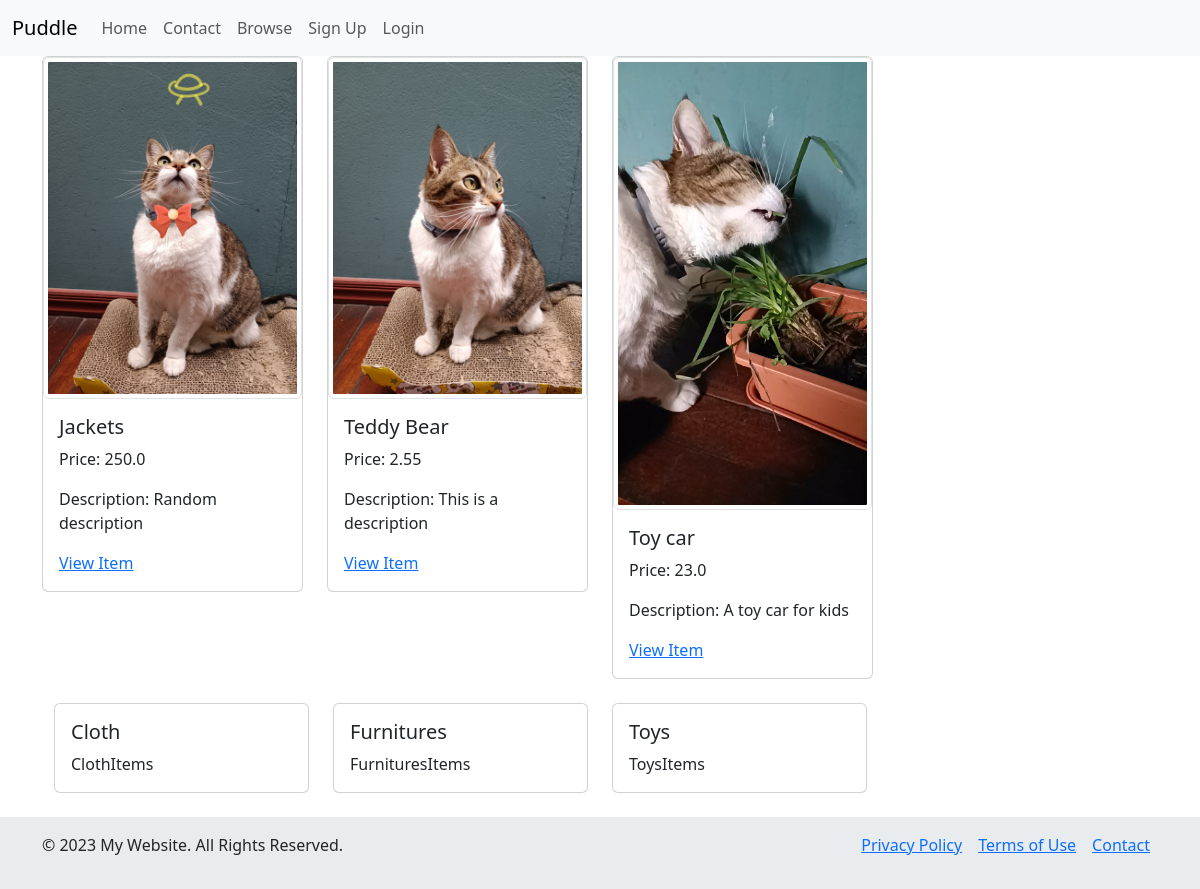
/, run on an earlier commit of the app's database.
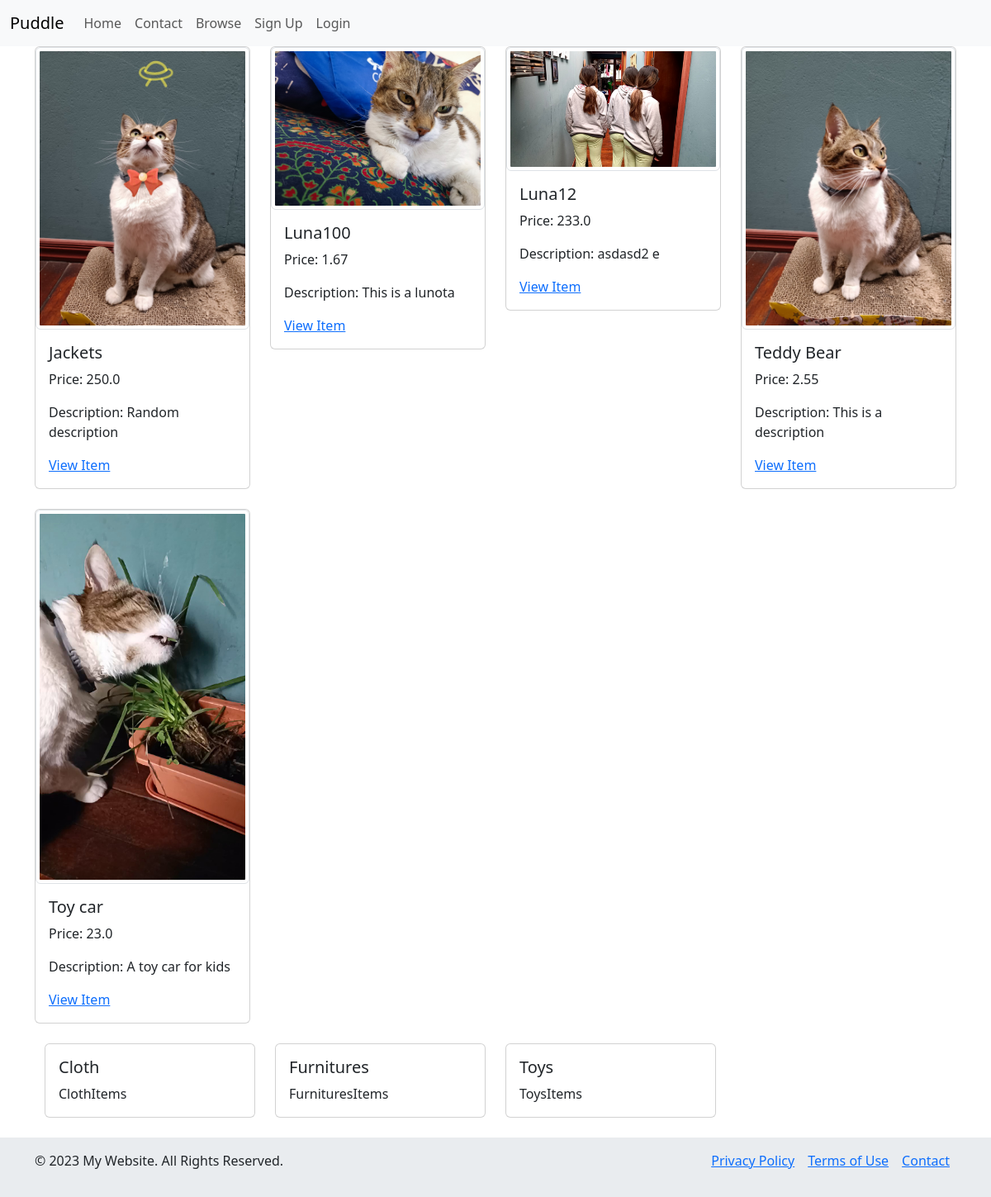
And on a later commit of the database.
### items/models.py (models this page shows, shortened)
class Item(models.Model):
    name = models.CharField(max_length=255)
    description = models.TextField(blank=True, null=True)
    category = models.ForeignKey(Category, related_name="items", on_delete=models.CASCADE)
    price = models.FloatField()
    image = models.ImageField(upload_to='item_images/', blank=True, null=True)
    created_at = models.DateTimeField(auto_now_add=True)
    created_by = models.ForeignKey(User, related_name="items", on_delete=models.CASCADE)
    is_sold = models.BooleanField(default=False)
    class Meta:
        verbose_name = ("Item")
        verbose_name_plural = ("Items")
        ordering = ['name']

class Category(models.Model):
    name = models.CharField(max_length=255)
    description = models.TextField()
    class Meta:
        verbose_name = ("Category")
        verbose_name_plural = ("Categories")
        ordering = ['name']

### core/views.py (the view)
# urls.py: path('', views.index, name='index'),
def index(request):
    items = Item.objects.filter(is_sold=False)[0:5]
    categories = Category.objects.all()
    return render(request, 'core/index.html',
                  {'items': items, 'categories': categories})

### core/templates/core/index.html (shortened to what this page needs)
{% extends "core/base.html"%}
{% block content %}
    <div class="container">
  <div class="row">
      {%for item in items%}
    <div class="col-md-3">
      <div class="card mb-4">
        <img src="{{item.image.url}}" class="img-thumbnail" alt="...">
        <div class="card-body">
          <h5 class="card-title">
              {{item.name}}
          </h5>
          <p class="card-text">Price: {{item.price}}</p>
             <p class="card-text">Description: {{item.description}}</p>
            <a href="{% url 'items:detail' item.id %}">View Item</a>
        </div>
      </div>
    </div>
{%endfor%}
  </div>
        <div class="container">
  <div class="row">
      {%for category in categories%}
        <div class="col-md-3">
      <div class="card mb-4">
          <div class="card-body">
          <h5 class="card-title">
              {{category.name}}
          </h5>
             <p class="card-text"> {{category.name}}Items</p>
        </div>
      </div>
    </div>
      {%endfor%}
  </div>
            </div>
    </div>
{% endblock %}

What changed in the data, as far as the page shows it:
added Item: image (picture), name "Luna100", price "1.67", description "This is a lunota"
added Item: image (picture), name "Luna12", price "233.0", description "asdasd2 e"
